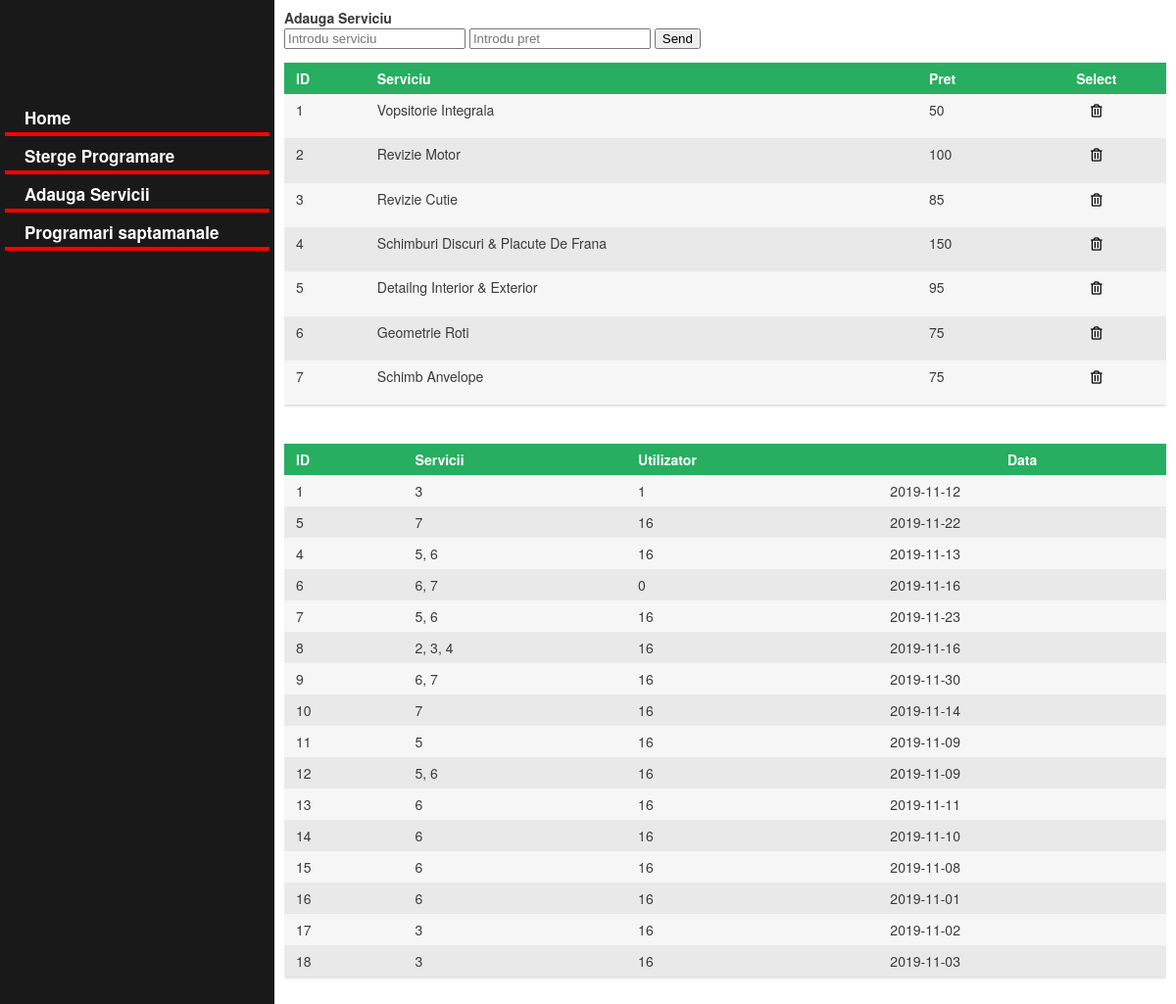
The page /pages/panouControlAdmin.php (signed in) on the database its author committed.
### tables this page shows
CREATE TABLE IF NOT EXISTS `db_servicii` (
  `ID` int(10) NOT NULL AUTO_INCREMENT,
  `SERVICIU` varchar(50) NOT NULL,
  `PRET` int(10) NOT NULL,
  PRIMARY KEY (`ID`)
);

CREATE TABLE IF NOT EXISTS `db_programari` (
  `ID` int(10) NOT NULL AUTO_INCREMENT,
  `ID_SERVICII` varchar(30) NOT NULL,
  `ID_UTILIZATOR` int(10) NOT NULL,
  `DATA` date NOT NULL,
  PRIMARY KEY (`ID`)
);

### include/showProgramari.php (the view, shortened to what this page needs)
<?php
 $sql = "SELECT * FROM db_programari";
 $result = mysqli_query($db,$sql);
 if (mysqli_num_rows($result) > 0) {
    echo "
    <div class='table'>
        <div class='row header green'>
            <div class='cell'>ID</div>
            <div class='cell'>Servicii</div>
            <div class='cell'>Utilizator</div>
            <div class='cell dell'>Data</div>
        </div>";
        while($row = mysqli_fetch_assoc($result))
        {
            echo '<div class="row">
                        <div class="cell">'.$row['ID'].'</div>
                        <div class="cell">'.$row['ID_SERVICII'].'</div>
                        <div class="cell">'.$row['ID_UTILIZATOR'].'</div>
                        <div class="cell">'.$row['DATA'].'</div>
                    </div>';
        }
echo "</div>";
} else {
    echo "0 servicii";
}
 ?>

### include/selectToDelServices.php (shortened to what this page needs)
<?php
 $sql = "SELECT * FROM db_servicii";
 $result = mysqli_query($db,$sql);
 if (mysqli_num_rows($result) > 0) {
    echo "
    <div class='table'>
        <div class='row header green'>
            <div class='cell'>ID</div>
            <div class='cell'>Serviciu</div>
            <div class='cell'>Pret</div>
            <div class='cell dell'>Select</div>
        </div>";
        while($row = mysqli_fetch_assoc($result))
        {
            echo '<div class="row">
                        <div class="cell">'.$row['ID'].'</div>
                        <div class="cell">'.$row['SERVICIU'].'</div>
                        <div class="cell">'.$row['PRET'].'</div>
                        <div class="cell dell">
                            <form action="../include/deleteService.php" method="POST">
                                <input type="hidden" name="idServiceToDelete" id="idServiceToDelete" value="'.$row['ID'].'"/>
                                <button id="btnDell"><i class="far fa-trash-alt"></i></button>
                            </form>
                        </div>
                    </div>';
        }
echo "</div>";
} else {
    echo "0 servicii";
}
 ?>

### css/admin.css (style rules this page uses)
body { font-family: "Helvetica Neue", Helvetica, Arial; font-size: 14px; line-height: 20px; font-weight: 400; color: #3b3b3b; -webkit-font-smoothing: antialiased; }
#btnDell { background: transparent; border: 0px; outline: none; }
.table { margin: 0 0 40px 0; width: 100%; box-shadow: 0 1px 3px rgba(0, 0, 0, 0.2); display: table; }
.row { display: table-row; background: #f6f6f6; }
.row:nth-of-type(odd) { background: #e9e9e9; }
.row.header { font-weight: 900; color: #ffffff; background: #ea6153; }
.row.green { background: #27ae60; }
.cell { padding: 6px 12px; display: table-cell; }
.dell { text-align: center; }

### rows shown on the page
db_servicii: ID "1", SERVICIU "Vopsitorie Integrala", PRET "50"
db_servicii: ID "2", SERVICIU "Revizie Motor", PRET "100"
db_servicii: ID "3", SERVICIU "Revizie Cutie", PRET "85"
db_servicii: ID "4", SERVICIU "Schimburi Discuri & Placute De Frana", PRET "150"
db_servicii: ID "5", SERVICIU "Detailng Interior & Exterior", PRET "95"
db_servicii: ID "6", SERVICIU "Geometrie Roti", PRET "75"
db_servicii: ID "7", SERVICIU "Schimb Anvelope", PRET "75"
db_programari: ID "1", ID_SERVICII "3", ID_UTILIZATOR "1", DATA "2019-11-12"
db_programari: ID "5", ID_SERVICII "7", ID_UTILIZATOR "16", DATA "2019-11-22"
db_programari: ID "4", ID_SERVICII "5, 6", ID_UTILIZATOR "16", DATA "2019-11-13"
db_programari: ID "6", ID_SERVICII "6, 7", ID_UTILIZATOR "0", DATA "2019-11-16"
db_programari: ID "7", ID_SERVICII "5, 6", ID_UTILIZATOR "16", DATA "2019-11-23"
db_programari: ID "8", ID_SERVICII "2, 3, 4", ID_UTILIZATOR "16", DATA "2019-11-16"
db_programari: ID "9", ID_SERVICII "6, 7", ID_UTILIZATOR "16", DATA "2019-11-30"
db_programari: ID "10", ID_SERVICII "7", ID_UTILIZATOR "16", DATA "2019-11-14"
db_programari: ID "11", ID_SERVICII "5", ID_UTILIZATOR "16", DATA "2019-11-09"
db_programari: ID "12", ID_SERVICII "5, 6", ID_UTILIZATOR "16", DATA "2019-11-09"
db_programari: ID "13", ID_SERVICII "6", ID_UTILIZATOR "16", DATA "2019-11-11"
db_programari: ID "14", ID_SERVICII "6", ID_UTILIZATOR "16", DATA "2019-11-10"
db_programari: ID "15", ID_SERVICII "6", ID_UTILIZATOR "16", DATA "2019-11-08"
db_programari: ID "16", ID_SERVICII "6", ID_UTILIZATOR "16", DATA "2019-11-01"
db_programari: ID "17", ID_SERVICII "3", ID_UTILIZATOR "16", DATA "2019-11-02"
db_programari: ID "18", ID_SERVICII "3", ID_UTILIZATOR "16", DATA "2019-11-03"
